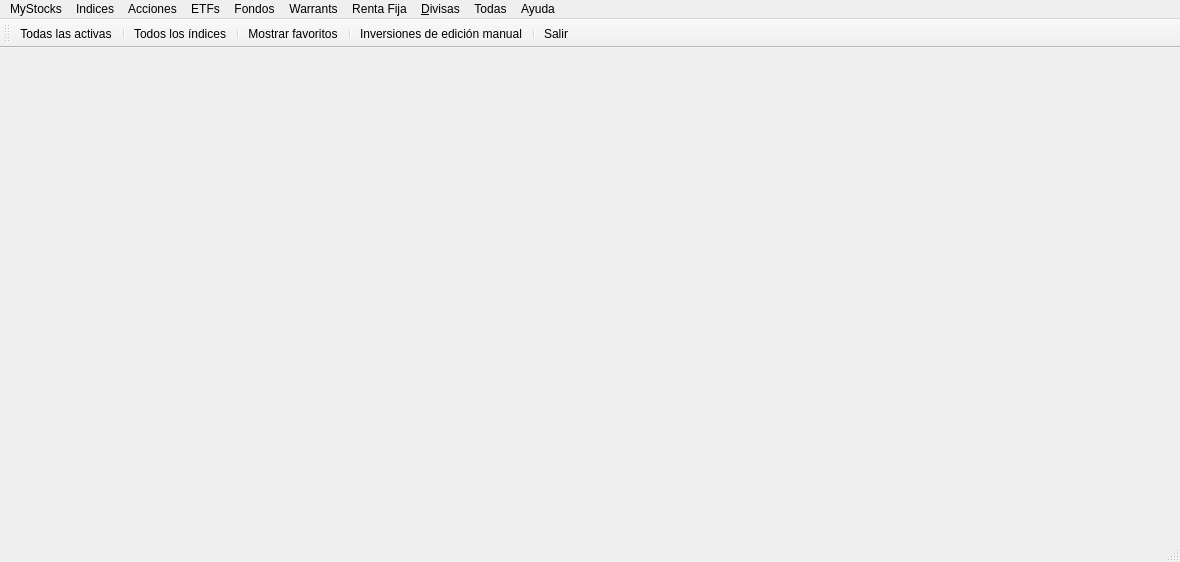
<?xml version="1.0" encoding="UTF-8"?>
<ui version="4.0">
 <author>Mariano Muñoz</author>
 <class>frmMainMS</class>
 <widget class="QMainWindow" name="frmMainMS">
  <property name="geometry">
   <rect>
    <x>0</x>
    <y>0</y>
    <width>1180</width>
    <height>562</height>
   </rect>
  </property>
  <property name="sizePolicy">
   <sizepolicy hsizetype="Expanding" vsizetype="Expanding">
    <horstretch>0</horstretch>
    <verstretch>0</verstretch>
   </sizepolicy>
  </property>
  <property name="cursor">
   <cursorShape>PointingHandCursor</cursorShape>
  </property>
  <property name="windowIcon">
   <iconset resource="../images/xulpymoney.qrc">
    <normaloff>:/xulpymoney/kmplot.jpg</normaloff>:/xulpymoney/kmplot.jpg</iconset>
  </property>
  <widget class="QWidget" name="central">
   <property name="enabled">
    <bool>true</bool>
   </property>
   <property name="sizePolicy">
    <sizepolicy hsizetype="Expanding" vsizetype="Expanding">
     <horstretch>0</horstretch>
     <verstretch>0</verstretch>
    </sizepolicy>
   </property>
   <layout class="QHBoxLayout" name="horizontalLayout">
    <item>
     <layout class="QVBoxLayout" name="layout"/>
    </item>
   </layout>
  </widget>
  <widget class="QMenuBar" name="menuBar">
   <property name="geometry">
    <rect>
     <x>0</x>
     <y>0</y>
     <width>1180</width>
     <height>20</height>
    </rect>
   </property>
   <widget class="QMenu" name="menuAyuda">
    <property name="title">
     <string>MyStocks</string>
    </property>
    <addaction name="actionImportar"/>
    <addaction name="actionExportar"/>
    <addaction name="separator"/>
    <addaction name="actionPurgeAll"/>
    <addaction name="separator"/>
    <addaction name="actionSalir"/>
   </widget>
   <widget class="QMenu" name="menuIndices">
    <property name="title">
     <string>Indices</string>
    </property>
    <addaction name="actionCAC40"/>
    <addaction name="actionEurostoxx50"/>
    <addaction name="actionIbex35"/>
    <addaction name="actionMC"/>
    <addaction name="actionNasdaq100"/>
    <addaction name="actionSP500"/>
    <addaction name="actionXetra"/>
    <addaction name="separator"/>
    <addaction name="actionIndexes"/>
   </widget>
   <widget class="QMenu" name="menuFondos">
    <property name="title">
     <string>Fondos</string>
    </property>
    <addaction name="actionFondos"/>
   </widget>
   <widget class="QMenu" name="menuETFs">
    <property name="title">
     <string>ETFs</string>
    </property>
    <addaction name="actionETF"/>
   </widget>
   <widget class="QMenu" name="menuWarrants">
    <property name="title">
     <string>Warrants</string>
    </property>
    <addaction name="actionWarrantsCall"/>
    <addaction name="actionWarrantsPut"/>
    <addaction name="actionWarrantsInline"/>
    <addaction name="separator"/>
    <addaction name="actionWarrants"/>
   </widget>
   <widget class="QMenu" name="menu_Divisas">
    <property name="title">
     <string>&amp;Divisas</string>
    </property>
    <addaction name="actionDivisas"/>
   </widget>
   <widget class="QMenu" name="menuMyQuotes">
    <property name="title">
     <string>Ayuda</string>
    </property>
    <addaction name="actionAcercaDe"/>
    <addaction name="separator"/>
   </widget>
   <widget class="QMenu" name="menuRenta_Fija">
    <property name="title">
     <string>Renta Fija</string>
    </property>
    <addaction name="actionDeudaPublica"/>
    <addaction name="actionDeudaPrivada"/>
    <addaction name="separator"/>
    <addaction name="actionRentaFija"/>
   </widget>
   <widget class="QMenu" name="menuAcciones">
    <property name="title">
     <string>Acciones</string>
    </property>
    <addaction name="actionAcciones"/>
   </widget>
   <widget class="QMenu" name="menuTodas">
    <property name="title">
     <string>Todas</string>
    </property>
    <addaction name="actionActive"/>
    <addaction name="separator"/>
    <addaction name="actionDividendos"/>
    <addaction name="separator"/>
    <addaction name="actionInversionesManual"/>
    <addaction name="actionInversionesDesaparecidas"/>
    <addaction name="actionInversionesSinActualizarHistoricos"/>
    <addaction name="separator"/>
    <addaction name="actionISINDuplicado"/>
    <addaction name="separator"/>
    <addaction name="actionInversionesSinISIN"/>
    <addaction name="actionInversionesSinNombre"/>
    <addaction name="actionInversionesSinActualizar"/>
   </widget>
   <addaction name="menuAyuda"/>
   <addaction name="menuIndices"/>
   <addaction name="menuAcciones"/>
   <addaction name="menuETFs"/>
   <addaction name="menuFondos"/>
   <addaction name="menuWarrants"/>
   <addaction name="menuRenta_Fija"/>
   <addaction name="menu_Divisas"/>
   <addaction name="menuTodas"/>
   <addaction name="menuMyQuotes"/>
  </widget>
  <widget class="QToolBar" name="toolBar">
   <property name="windowTitle">
    <string>toolBar</string>
   </property>
   <property name="iconSize">
    <size>
     <width>48</width>
     <height>33</height>
    </size>
   </property>
   <property name="toolButtonStyle">
    <enum>Qt::ToolButtonTextUnderIcon</enum>
   </property>
   <attribute name="toolBarArea">
    <enum>TopToolBarArea</enum>
   </attribute>
   <attribute name="toolBarBreak">
    <bool>false</bool>
   </attribute>
   <addaction name="actionActive"/>
   <addaction name="separator"/>
   <addaction name="actionIndexes"/>
   <addaction name="separator"/>
   <addaction name="actionFavoritos"/>
   <addaction name="separator"/>
   <addaction name="actionInversionesManual"/>
   <addaction name="separator"/>
   <addaction name="actionSalir"/>
  </widget>
  <widget class="QStatusBar" name="status"/>
  <action name="actionSalir">
   <property name="icon">
    <iconset resource="../images/xulpymoney.qrc">
     <normaloff>:/xulpymoney/exit.png</normaloff>:/xulpymoney/exit.png</iconset>
   </property>
   <property name="text">
    <string>S&amp;alir</string>
   </property>
  </action>
  <action name="actionAcercaDe">
   <property name="icon">
    <iconset resource="../images/xulpymoney.qrc">
     <normaloff>:/xulpymoney/kmplot.jpg</normaloff>:/xulpymoney/kmplot.jpg</iconset>
   </property>
   <property name="text">
    <string>&amp;Acerca de</string>
   </property>
  </action>
  <action name="actionInversionesSinISIN">
   <property name="icon">
    <iconset>
     <normaloff>:/images/configure.png</normaloff>:/images/configure.png</iconset>
   </property>
   <property name="text">
    <string>Inversiones sin ISIN</string>
   </property>
   <property name="toolTip">
    <string>Inversiones sin ISIN</string>
   </property>
  </action>
  <action name="actionIndexes">
   <property name="icon">
    <iconset resource="../images/xulpymoney.qrc">
     <normaloff>:/xulpymoney/kmplot.jpg</normaloff>:/xulpymoney/kmplot.jpg</iconset>
   </property>
   <property name="text">
    <string>Todos los índices</string>
   </property>
  </action>
  <action name="actionFondos">
   <property name="icon">
    <iconset>
     <normaloff>:/images/document-preview.png</normaloff>:/images/document-preview.png</iconset>
   </property>
   <property name="text">
    <string>Todos los fondos</string>
   </property>
  </action>
  <action name="actionETF">
   <property name="icon">
    <iconset>
     <normaloff>:/images/kmplot.jpg</normaloff>:/images/kmplot.jpg</iconset>
   </property>
   <property name="text">
    <string>Todos los ETF</string>
   </property>
  </action>
  <action name="actionIbex35">
   <property name="icon">
    <iconset resource="../images/xulpymoney.qrc">
     <normaloff>:/countries/spain.gif</normaloff>:/countries/spain.gif</iconset>
   </property>
   <property name="text">
    <string>Ibex 35</string>
   </property>
  </action>
  <action name="actionEurostoxx50">
   <property name="icon">
    <iconset resource="../images/xulpymoney.qrc">
     <normaloff>:/countries/eu.gif</normaloff>:/countries/eu.gif</iconset>
   </property>
   <property name="text">
    <string>Eurostoxx 50</string>
   </property>
  </action>
  <action name="actionSP500">
   <property name="icon">
    <iconset resource="../images/xulpymoney.qrc">
     <normaloff>:/countries/usa.gif</normaloff>:/countries/usa.gif</iconset>
   </property>
   <property name="text">
    <string>S&amp;&amp;P 500</string>
   </property>
  </action>
  <action name="actionCAC40">
   <property name="icon">
    <iconset resource="../images/xulpymoney.qrc">
     <normaloff>:/countries/france.gif</normaloff>:/countries/france.gif</iconset>
   </property>
   <property name="text">
    <string>CAC 40</string>
   </property>
  </action>
  <action name="actionNasdaq100">
   <property name="icon">
    <iconset resource="../images/xulpymoney.qrc">
     <normaloff>:/countries/usa.gif</normaloff>:/countries/usa.gif</iconset>
   </property>
   <property name="text">
    <string>Nasdaq 100</string>
   </property>
  </action>
  <action name="actionMC">
   <property name="icon">
    <iconset resource="../images/xulpymoney.qrc">
     <normaloff>:/countries/spain.gif</normaloff>:/countries/spain.gif</iconset>
   </property>
   <property name="text">
    <string>Mercado Continuo</string>
   </property>
  </action>
  <action name="actionXetra">
   <property name="icon">
    <iconset resource="../images/xulpymoney.qrc">
     <normaloff>:/countries/germany.gif</normaloff>:/countries/germany.gif</iconset>
   </property>
   <property name="text">
    <string>Xetra</string>
   </property>
  </action>
  <action name="actionInversionesSinNombre">
   <property name="icon">
    <iconset>
     <normaloff>:/images/configure.png</normaloff>:/images/configure.png</iconset>
   </property>
   <property name="text">
    <string>Inversiones sin nombre</string>
   </property>
   <property name="toolTip">
    <string>Inversiones sin nombre</string>
   </property>
  </action>
  <action name="actionInversionesSinActualizar">
   <property name="icon">
    <iconset>
     <normaloff>:/images/configure.png</normaloff>:/images/configure.png</iconset>
   </property>
   <property name="text">
    <string>Inversiones sin actualizar</string>
   </property>
   <property name="toolTip">
    <string>Inversiones sin actualizar</string>
   </property>
  </action>
  <action name="actionInversionesDesaparecidas">
   <property name="icon">
    <iconset>
     <normaloff>:/images/configure.png</normaloff>:/images/configure.png</iconset>
   </property>
   <property name="text">
    <string>Inversiones desaparecidas</string>
   </property>
   <property name="toolTip">
    <string>Inversiones desaparecidas</string>
   </property>
  </action>
  <action name="actionExportar">
   <property name="icon">
    <iconset>
     <normaloff>:/images/configure.png</normaloff>:/images/configure.png</iconset>
   </property>
   <property name="text">
    <string>Exportar tabla quotes</string>
   </property>
   <property name="toolTip">
    <string>Exportar tabla quotes</string>
   </property>
  </action>
  <action name="actionImportar">
   <property name="icon">
    <iconset>
     <normaloff>:/images/configure.png</normaloff>:/images/configure.png</iconset>
   </property>
   <property name="text">
    <string>Importar tabla quotes</string>
   </property>
   <property name="toolTip">
    <string>Importar tabla quotes</string>
   </property>
  </action>
  <action name="actionInversionesManual">
   <property name="icon">
    <iconset resource="../images/xulpymoney.qrc">
     <normaloff>:/xulpymoney/keko.png</normaloff>:/xulpymoney/keko.png</iconset>
   </property>
   <property name="text">
    <string>Inversiones de edición manual</string>
   </property>
   <property name="toolTip">
    <string>Inversiones de edición manual</string>
   </property>
  </action>
  <action name="actionDivisas">
   <property name="icon">
    <iconset resource="../images/xulpymoney.qrc">
     <normaloff>:/xulpymoney/Money.png</normaloff>:/xulpymoney/Money.png</iconset>
   </property>
   <property name="text">
    <string>Todas las divisas</string>
   </property>
   <property name="toolTip">
    <string>Todas las divisas</string>
   </property>
  </action>
  <action name="actionFavoritos">
   <property name="icon">
    <iconset resource="../images/xulpymoney.qrc">
     <normaloff>:/xulpymoney/star.png</normaloff>:/xulpymoney/star.png</iconset>
   </property>
   <property name="text">
    <string>Mostrar favoritos</string>
   </property>
   <property name="toolTip">
    <string>Muestra los productos favoritos
seleccionados por el usuario</string>
   </property>
  </action>
  <action name="actionInversionesSinActualizarHistoricos">
   <property name="icon">
    <iconset>
     <normaloff>:/images/history.png</normaloff>:/images/history.png</iconset>
   </property>
   <property name="text">
    <string>Inversiones sin actualizar históricos</string>
   </property>
   <property name="toolTip">
    <string>Inversiones sin actualizar históricos</string>
   </property>
  </action>
  <action name="actionActive">
   <property name="icon">
    <iconset resource="../images/xulpymoney.qrc">
     <normaloff>:/xulpymoney/star.png</normaloff>:/xulpymoney/star.png</iconset>
   </property>
   <property name="text">
    <string>Todas las activas</string>
   </property>
   <property name="toolTip">
    <string>Todas las activas</string>
   </property>
  </action>
  <action name="actionDividendos">
   <property name="icon">
    <iconset>
     <normaloff>:/images/dinero.png</normaloff>:/images/dinero.png</iconset>
   </property>
   <property name="text">
    <string>Mayores dividendos</string>
   </property>
   <property name="toolTip">
    <string>Mayores dividendos</string>
   </property>
  </action>
  <action name="actionWarrantsCall">
   <property name="icon">
    <iconset resource="../images/xulpymoney.qrc">
     <normaloff>:/xulpymoney/coins.png</normaloff>:/xulpymoney/coins.png</iconset>
   </property>
   <property name="text">
    <string>Todos los Warrants Call</string>
   </property>
  </action>
  <action name="actionWarrantsPut">
   <property name="icon">
    <iconset resource="../images/xulpymoney.qrc">
     <normaloff>:/xulpymoney/coins.png</normaloff>:/xulpymoney/coins.png</iconset>
   </property>
   <property name="text">
    <string>Todos los Warrants Put</string>
   </property>
  </action>
  <action name="actionWarrantsInline">
   <property name="icon">
    <iconset resource="../images/xulpymoney.qrc">
     <normaloff>:/xulpymoney/coins.png</normaloff>:/xulpymoney/coins.png</iconset>
   </property>
   <property name="text">
    <string>Todos los Warrants Inline</string>
   </property>
  </action>
  <action name="actionRentaFija">
   <property name="icon">
    <iconset resource="../images/xulpymoney.qrc">
     <normaloff>:/xulpymoney/history2.png</normaloff>:/xulpymoney/history2.png</iconset>
   </property>
   <property name="text">
    <string>Toda la Renta Fija</string>
   </property>
   <property name="toolTip">
    <string>Toda la Renta Fija</string>
   </property>
  </action>
  <action name="actionAcciones">
   <property name="icon">
    <iconset resource="../images/xulpymoney.qrc">
     <normaloff>:/xulpymoney/kmplot.jpg</normaloff>:/xulpymoney/kmplot.jpg</iconset>
   </property>
   <property name="text">
    <string>Todas las acciones</string>
   </property>
   <property name="toolTip">
    <string>Todas las acciones</string>
   </property>
  </action>
  <action name="actionDeudaPublica">
   <property name="icon">
    <iconset resource="../images/xulpymoney.qrc">
     <normaloff>:/xulpymoney/history2.png</normaloff>:/xulpymoney/history2.png</iconset>
   </property>
   <property name="text">
    <string>Toda la deuda pública</string>
   </property>
   <property name="toolTip">
    <string>Toda la deuda pública</string>
   </property>
  </action>
  <action name="actionDeudaPrivada">
   <property name="icon">
    <iconset resource="../images/xulpymoney.qrc">
     <normaloff>:/xulpymoney/history2.png</normaloff>:/xulpymoney/history2.png</iconset>
   </property>
   <property name="text">
    <string>Toda la deuda privada</string>
   </property>
   <property name="toolTip">
    <string>Toda la deuda privada</string>
   </property>
  </action>
  <action name="actionWarrants">
   <property name="icon">
    <iconset resource="../images/xulpymoney.qrc">
     <normaloff>:/xulpymoney/coins.png</normaloff>:/xulpymoney/coins.png</iconset>
   </property>
   <property name="text">
    <string>Todos los Warrants</string>
   </property>
   <property name="toolTip">
    <string>Todos los Warrants</string>
   </property>
  </action>
  <action name="actionISINDuplicado">
   <property name="icon">
    <iconset resource="../images/xulpymoney.qrc">
     <normaloff>:/xulpymoney/document-preview-archive.png</normaloff>:/xulpymoney/document-preview-archive.png</iconset>
   </property>
   <property name="text">
    <string>Inversiones con ISIN duplicado</string>
   </property>
   <property name="toolTip">
    <string>Inversiones con ISIN duplicado</string>
   </property>
  </action>
  <action name="actionPurgeAll">
   <property name="icon">
    <iconset resource="../images/xulpymoney.qrc">
     <normaloff>:/xulpymoney/tools-wizard.png</normaloff>:/xulpymoney/tools-wizard.png</iconset>
   </property>
   <property name="text">
    <string>Purge all investments</string>
   </property>
   <property name="toolTip">
    <string>Purge all investments</string>
   </property>
  </action>
 </widget>
 <resources>
  <include location="../images/xulpymoney.qrc"/>
 </resources>
 <connections>
  <connection>
   <sender>actionSalir</sender>
   <signal>activated()</signal>
   <receiver>frmMainMS</receiver>
   <slot>close()</slot>
   <hints>
    <hint type="sourcelabel">
     <x>-1</x>
     <y>-1</y>
    </hint>
    <hint type="destinationlabel">
     <x>589</x>
     <y>280</y>
    </hint>
   </hints>
  </connection>
 </connections>
</ui>
